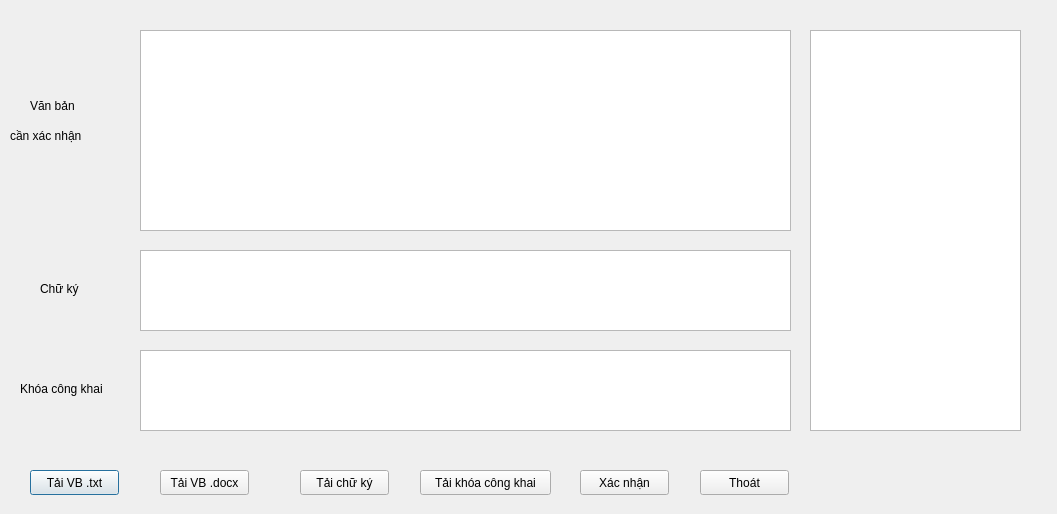
<?xml version="1.0" encoding="UTF-8"?>
<ui version="4.0">
 <class>xacnhanvanban</class>
 <widget class="QDialog" name="xacnhanvanban">
  <property name="geometry">
   <rect>
    <x>0</x>
    <y>0</y>
    <width>1057</width>
    <height>514</height>
   </rect>
  </property>
  <property name="windowTitle">
   <string>Xác nhận văn bản</string>
  </property>
  <widget class="QLabel" name="label">
   <property name="geometry">
    <rect>
     <x>30</x>
     <y>80</y>
     <width>71</width>
     <height>51</height>
    </rect>
   </property>
   <property name="text">
    <string>Văn bản</string>
   </property>
  </widget>
  <widget class="QLabel" name="label_2">
   <property name="geometry">
    <rect>
     <x>10</x>
     <y>120</y>
     <width>91</width>
     <height>31</height>
    </rect>
   </property>
   <property name="text">
    <string>cần xác nhận</string>
   </property>
  </widget>
  <widget class="QLabel" name="label_3">
   <property name="geometry">
    <rect>
     <x>40</x>
     <y>280</y>
     <width>67</width>
     <height>17</height>
    </rect>
   </property>
   <property name="text">
    <string>Chữ ký</string>
   </property>
  </widget>
  <widget class="QTextBrowser" name="textBrowser_chuKy">
   <property name="geometry">
    <rect>
     <x>140</x>
     <y>250</y>
     <width>651</width>
     <height>81</height>
    </rect>
   </property>
  </widget>
  <widget class="QLabel" name="label_4">
   <property name="geometry">
    <rect>
     <x>20</x>
     <y>380</y>
     <width>101</width>
     <height>17</height>
    </rect>
   </property>
   <property name="text">
    <string>Khóa công khai</string>
   </property>
  </widget>
  <widget class="QTextBrowser" name="textBrowser_khoaCongKhai">
   <property name="geometry">
    <rect>
     <x>140</x>
     <y>350</y>
     <width>651</width>
     <height>81</height>
    </rect>
   </property>
  </widget>
  <widget class="QPushButton" name="pushButton_taiVanBanTXT">
   <property name="geometry">
    <rect>
     <x>30</x>
     <y>470</y>
     <width>89</width>
     <height>25</height>
    </rect>
   </property>
   <property name="text">
    <string>Tải VB .txt</string>
   </property>
  </widget>
  <widget class="QPushButton" name="pushButton_taiVanBanDocx">
   <property name="geometry">
    <rect>
     <x>160</x>
     <y>470</y>
     <width>89</width>
     <height>25</height>
    </rect>
   </property>
   <property name="text">
    <string>Tải VB .docx</string>
   </property>
  </widget>
  <widget class="QPushButton" name="pushButton_taiChuKy">
   <property name="geometry">
    <rect>
     <x>300</x>
     <y>470</y>
     <width>89</width>
     <height>25</height>
    </rect>
   </property>
   <property name="text">
    <string>Tải chữ ký</string>
   </property>
  </widget>
  <widget class="QPushButton" name="pushButton_xacNhan">
   <property name="geometry">
    <rect>
     <x>580</x>
     <y>470</y>
     <width>89</width>
     <height>25</height>
    </rect>
   </property>
   <property name="text">
    <string>Xác nhận</string>
   </property>
  </widget>
  <widget class="QPushButton" name="pushButton_thoat">
   <property name="geometry">
    <rect>
     <x>700</x>
     <y>470</y>
     <width>89</width>
     <height>25</height>
    </rect>
   </property>
   <property name="text">
    <string>Thoát</string>
   </property>
  </widget>
  <widget class="QTextEdit" name="textEdit_vanBanCanXacNhan">
   <property name="geometry">
    <rect>
     <x>140</x>
     <y>30</y>
     <width>651</width>
     <height>201</height>
    </rect>
   </property>
  </widget>
  <widget class="QPushButton" name="pushButton_taiKhoaCongKhai">
   <property name="geometry">
    <rect>
     <x>420</x>
     <y>470</y>
     <width>131</width>
     <height>25</height>
    </rect>
   </property>
   <property name="text">
    <string>Tải khóa công khai</string>
   </property>
  </widget>
  <widget class="QTextBrowser" name="textBrowser_giaiMa">
   <property name="geometry">
    <rect>
     <x>810</x>
     <y>30</y>
     <width>211</width>
     <height>401</height>
    </rect>
   </property>
  </widget>
 </widget>
 <resources/>
 <connections/>
</ui>
